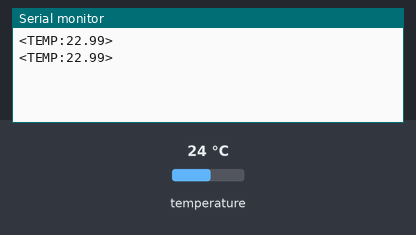
Bench run of a sketch on a simulated Arduino Uno, built with avr-gcc and run on an emulated ATmega328P. Shown: the last lines printed to the serial monitor. The test bench sets the inputs (shaded band); at power-on: temperature 24 °C.

Above: at 3.3 s.
3.4 s: temperature set to 12 °C
At 5.0 s:
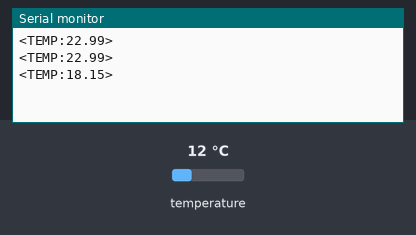
5.9 s: temperature set to 19 °C
At 7.5 s:
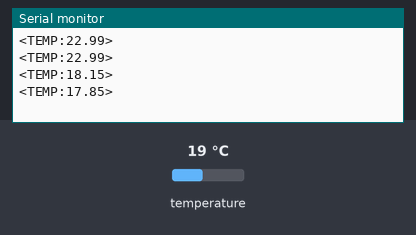
Timing chart, 0 to 9.0 s (numbered marks = the images above; inputs shaded):
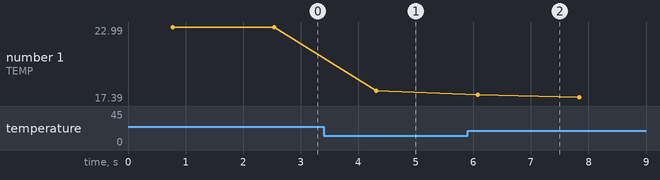

The sketch:

Nhiet_Do.ino
```cpp
#include <Wire.h>
// #include <LiquidCrystal_I2C.h>
#include <OneWire.h>
#include <DallasTemperature.h>

#define ONE_WIRE_BUS 8 // Chân nối với Arduino
#define NUM_SAMPLES 10 // Số mẫu dùng để tính trung bình trượt

OneWire oneWire(ONE_WIRE_BUS); //Thiết đặt thư viện onewire
DallasTemperature sensors(&oneWire);  // Truyền thông tin cảm biến đến DallasTemperature library
// LiquidCrystal_I2C lcd(0x27, 16, 2); // Thiết đặt màn hình LCD I2C địa chỉ 0x27, kích thước 16x2

float temperatureSamples[NUM_SAMPLES];
int sampleIndex = 0;
bool bufferFilled = false;

float calibrationFactor = 1.21; // Hệ số hiệu chỉnh
float offset = -6.05;             // Offset

// Hàm hiệu chỉnh nhiệt độ
float calibrateTemperature(float temperature) {
  return (temperature * calibrationFactor) + offset;
}

void setup() {
  Serial.begin(9600);
  sensors.begin();
  // lcd.init(); // Khởi tạo màn hình LCD
  // lcd.backlight(); // Bật đèn nền màn hình LCD
}

void loop() {
  sensors.requestTemperatures(); // Yêu cầu cảm biến đo nhiệt độ
  float temperatureC = sensors.getTempCByIndex(0);  // Lấy giá trị nhiệt độ từ cảm biến
  float calibratedTemperature = calibrateTemperature(temperatureC); // Hiệu chỉnh giá trị nhiệt độ

  // Lưu giá trị nhiệt độ vào mảng mẫu
  temperatureSamples[sampleIndex] = calibratedTemperature;
  sampleIndex++;

  if (sampleIndex >= NUM_SAMPLES) {
    sampleIndex = 0;
    bufferFilled = true;
  }

  // Tính trung bình trượt
  float smoothedTemperature = 0.0;
  int numSamples = bufferFilled ? NUM_SAMPLES : sampleIndex;
  for (int i = 0; i < numSamples; i++) {
    smoothedTemperature += temperatureSamples[i];
  }
  smoothedTemperature /= numSamples;

  // // Hiển thị giá trị nhiệt độ trung bình trên LCD
  // lcd.clear();
  // lcd.setCursor(0, 0);
  // lcd.print("Nhiet do tb:");
  // lcd.setCursor(0, 1);
  // lcd.print(smoothedTemperature);
  // lcd.print(" C");

  // Gửi giá trị nhiệt độ trung bình qua Serial 2
  Serial.print("<TEMP:");
  Serial.print(smoothedTemperature);
  Serial.println(">");

  delay(1000);
}
```

Measured:
- after the input at 3.4 s, the serial monitor: prints a new line after 0.91 s (image 1)
- after the input at 5.9 s, the serial monitor: prints a new line after 0.17 s (image 2)
- plotted number 1: 22.99 → 18.15 after the input at 3.4 s, 18.15 → 17.39 after the input at 5.9 s
